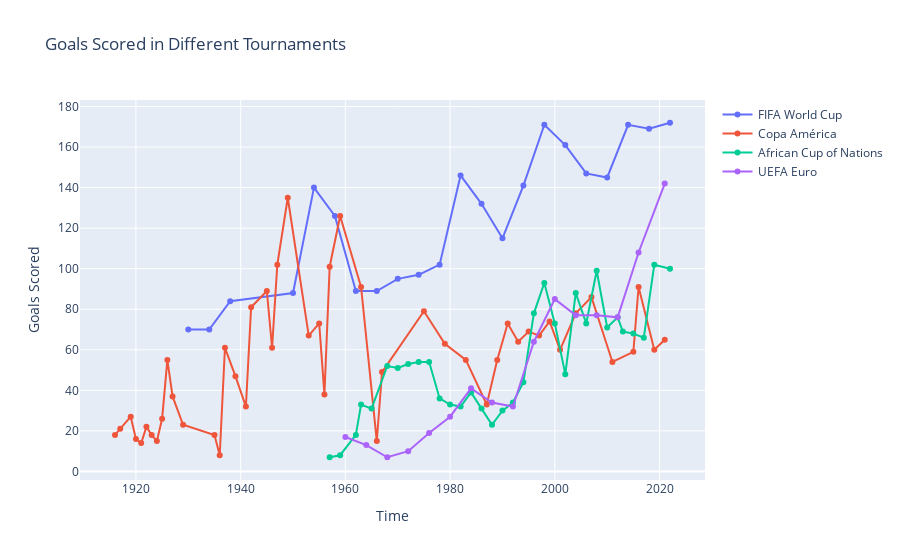

Notebook code for this chart:
### Code cell
import plotly.graph_objs as go
import plotly.offline as pyo

# Create a single plot
fig = go.Figure()

# Add line plots to the single plot
fig.add_trace(go.Scatter(x=world_cup_goals.index, y=world_cup_goals['Goals Scored'], mode='lines+markers', name='FIFA World Cup'))
fig.add_trace(go.Scatter(x=copa_america_goals.index, y=copa_america_goals['Goals Scored'], mode='lines+markers', name='Copa América'))
fig.add_trace(go.Scatter(x=afcon_goals.index, y=afcon_goals['Goals Scored'], mode='lines+markers', name='African Cup of Nations'))
fig.add_trace(go.Scatter(x=euros_goals.index, y=euros_goals['Goals Scored'], mode='lines+markers', name='UEFA Euro'))

# Update layout settings
fig.update_layout(title='Goals Scored in Different Tournaments', xaxis_title='Time', yaxis_title='Goals Scored')

# Show the plot
pyo.iplot(fig)

### Figure 1 — Plotly figure (JSON) as saved in the notebook; plotly's stock layout.template omitted (floating-point values rounded to 4 significant figures)
{"data": [{"mode": "lines+markers", "name": "FIFA World Cup", "type": "scatter", "x": [1930, 1934, 1938, 1950, 1954, 1958, 1962, 1966, 1970, 1974, 1978, 1982, 1986, 1990, 1994, 1998, 2002, 2006, 2010, 2014, 2018, 2022], "y": [70, 70, 84, 88, 140, 126, 89, 89, 95, 97, 102, 146, 132, 115, 141, 171, 161, 147, 145, 171, 169, 172]}, {"mode": "lines+markers", "name": "Copa América", "type": "scatter", "x": [1916, 1917, 1919, 1920, 1921, 1922, 1923, 1924, 1925, 1926, 1927, 1929, 1935, 1936, 1937, 1939, 1941, 1942, 1945, 1946, 1947, 1949, 1953, 1955, 1956, 1957, 1959, 1963, 1966, 1967, 1975, 1979, 1983, 1987, 1989, 1991, 1993, 1995, 1997, 1999, 2001, 2004, 2007, 2011, 2015, 2016, 2019, 2021], "y": [18, 21, 27, 16, 14, 22, 18, 15, 26, 55, 37, 23, 18, 8, 61, 47, 32, 81, 89, 61, 102, 135, 67, 73, 38, 101, 126, 91, 15, 49, 79, 63, 55, 33, 55, 73, 64, 69, 67, 74, 60, 78, 86, 54, 59, 91, 60, 65]}, {"mode": "lines+markers", "name": "African Cup of Nations", "type": "scatter", "x": [1957, 1959, 1962, 1963, 1965, 1968, 1970, 1972, 1974, 1976, 1978, 1980, 1982, 1984, 1986, 1988, 1990, 1992, 1994, 1996, 1998, 2000, 2002, 2004, 2006, 2008, 2010, 2012, 2013, 2015, 2017, 2019, 2022], "y": [7, 8, 18, 33, 31, 52, 51, 53, 54, 54, 36, 33, 32, 39, 31, 23, 30, 34, 44, 78, 93, 73, 48, 88, 73, 99, 71, 76, 69, 68, 66, 102, 100]}, {"mode": "lines+markers", "name": "UEFA Euro", "type": "scatter", "x": [1960, 1964, 1968, 1972, 1976, 1980, 1984, 1988, 1992, 1996, 2000, 2004, 2008, 2012, 2016, 2021], "y": [17, 13, 7, 10, 19, 27, 41, 34, 32, 64, 85, 77, 77, 76, 108, 142]}], "layout": {"title": {"text": "Goals Scored in Different Tournaments"}, "xaxis": {"title": {"text": "Time"}}, "yaxis": {"title": {"text": "Goals Scored"}}}}
